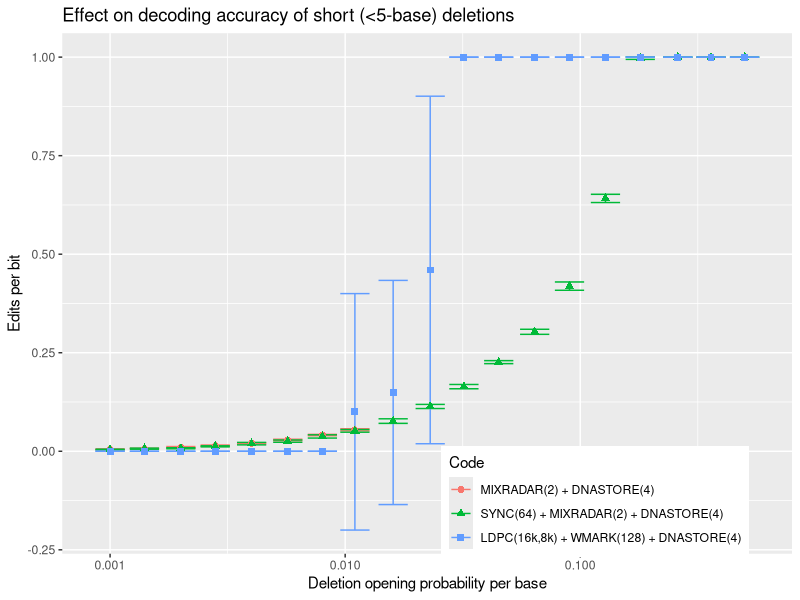

This chart was generated by the following R code:
library("ggplot2");
df.l4.mix2 <- read.table(file="len4.mix2.dels.tab");
df.l4.sync64 <- read.table(file="len4.sync64.mix2.dels.tab");
df.l4.wat128 <- read.table(file="len4.wat128.ldpc.dels.tab");

df.l4.mix2$MutProb <- 1;
df.l4.sync64$MutProb <- 1;

df.l4.mix2$group <- 1;
df.l4.sync64$group <- 2;
df.l4.wat128$group <- 3;

df <- rbind(df.l4.mix2,df.l4.sync64,df.l4.wat128);
df <- df[df$DelProb > 0,];

df$Code=factor(df$group,labels=c("MIXRADAR(2) + DNASTORE(4)","SYNC(64) + MIXRADAR(2) + DNASTORE(4)","LDPC(16k,8k) + WMARK(128) + DNASTORE(4)"));
delplot <- ggplot(df,aes(x=DelProb,y=MeanEditsPerBit,color=Code)) + geom_errorbar(aes(ymin=MeanEditsPerBit-StDevEditsPerBit,ymax=MeanEditsPerBit+StDevEditsPerBit)) + geom_point(aes(shape=Code),size=2) + ylab("Edits per bit") + xlab("Deletion opening probability per base") + ggtitle("Effect on decoding accuracy of short (<5-base) deletions") + theme(legend.position=c(.73,.1)) + scale_x_log10();
ggsave("delplot.ps",plot=delplot);

